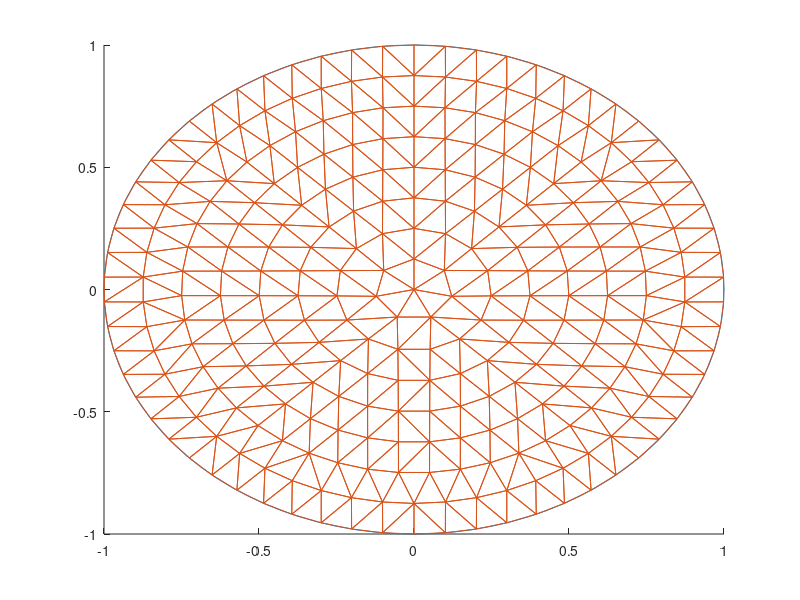

Write MATLAB code to recreate this figure.
%{
    Emile Goulard
    uID: u1244855
    CS3200 - Assignment 7

    Summary:
        This code reads the points defined
        by 'circle2d.txt' from Question 3. It will then generate the
        triangulated mesh using those points.

%}
hold all;
format long
fid = fopen('circle2d.txt', 'rt');
c = textscan(fid, '%f%f');
fclose(fid);

circlePoints = cell2mat(c);

radius = 1;
theta = 0:pi/50:2*pi;
circleX = radius * cos(theta);
circleY = radius * sin(theta);
plot(circleX, circleY);

x = circlePoints(:, 1);
y = circlePoints(:, 2);
DT = delaunay(x,y);
triplot(DT,x,y);
